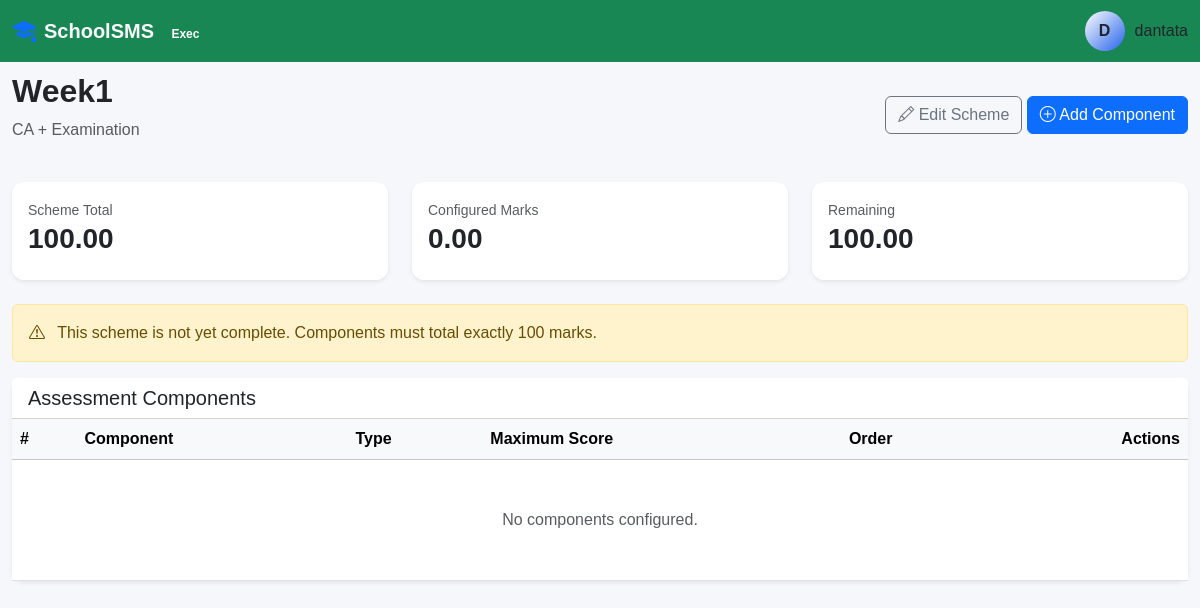
/assessments/schemes/1/ (signed in), run on the app's committed database.
### accounts/models.py (models this page shows, shortened)
class User(AbstractUser):
    class Role(models.TextChoices):
        SUPER_ADMIN = (
            "super_admin",
            "Super Administrator",
        )
        SCHOOL_ADMIN = (
            "school_admin",
            "School Administrator",
        )
        PRINCIPAL = (
            "principal",
            "Principal",
        )
        VICE_PRINCIPAL = (
            "vice_principal",
            "Vice Principal",
        )
        HEAD_TEACHER = (
            "head_teacher",
            "Head Teacher",
        )
        TEACHER = (
            "teacher",
            "Teacher",
        )
        FORM_TEACHER = (
            "form_teacher",
            "Form Teacher",
        )
        BURSAR = (
            "bursar",
            "Bursar",
        )
        ACCOUNTANT = (
            "accountant",
            "Accountant",
        )
        REGISTRAR = (
            "registrar",
            "Registrar",
        )
        STUDENT = (
            "student",
            "Student",
        )
        PARENT = (
            "parent",
            "Parent/Guardian",
        )
    school = models.ForeignKey(
        "schools.School",
        on_delete=models.SET_NULL,
        null=True,
        blank=True,
        related_name="users",
    )
    role = models.CharField(
        max_length=30,
        choices=Role.choices,
        default=Role.TEACHER,
    )
    phone = models.CharField(
        max_length=20,
        blank=True,
    )
    staff_id = models.CharField(
        max_length=50,
        null=True,
        blank=True,
    )
    profile_photo = models.ImageField(
        upload_to="accounts/profiles/",
        blank=True,
        null=True,
    )
    address = models.TextField(
        blank=True,
    )
    date_of_birth = models.DateField(
        blank=True,
        null=True,
    )
    is_verified = models.BooleanField(
        default=False,
    )
    created_at = models.DateTimeField(
        auto_now_add=True,
    )
    updated_at = models.DateTimeField(
        auto_now=True,
    )
    class Meta:
        ordering = [
            "first_name",
            "last_name",
        ]
        constraints = [
            models.UniqueConstraint(
                fields=[
                    "school",
                    "staff_id",
                ],
                condition=Q(
                    staff_id__isnull=False,
                ),
                name="unique_staff_id_per_school",
            ),
        ]

### assessments/models.py (models this page shows, shortened)
class AssessmentScheme(models.Model):
    class SchemeType(models.TextChoices):
        CA_EXAM = "ca_exam", "CA + Examination"
        CA1_CA2_EXAM = (
            "ca1_ca2_exam",
            "CA1 + CA2 + Examination",
        )
        CA_EXAM_PRACTICAL = (
            "ca_exam_practical",
            "CA + Examination + Practical",
        )
    name = models.CharField(
        max_length=100,
    )
    scheme_type = models.CharField(
        max_length=30,
        choices=SchemeType.choices,
    )
    maximum_total = models.DecimalField(
        max_digits=5,
        decimal_places=2,
        default=Decimal("100.00"),
    )
    is_default = models.BooleanField(
        default=False,
    )
    is_active = models.BooleanField(
        default=True,
    )
    created_at = models.DateTimeField(
        auto_now_add=True,
    )
    updated_at = models.DateTimeField(
        auto_now=True,
    )

### assessments/views.py (the view)
@login_required
def scheme_detail(request, scheme_id):
    scheme = get_object_or_404(
        AssessmentScheme.objects.prefetch_related(
            Prefetch(
                "components",
                queryset=(
                    AssessmentSchemeComponent.objects
                    .select_related("component")
                    .order_by("display_order")
                ),
            )
        ),
        pk=scheme_id,
    )
    components = list(scheme.components.all())
    total = sum(
        (
            component.maximum_score
            for component in components
        ),
        Decimal("0.00"),
    )
    remaining = Decimal("100.00") - total
    return render(
        request,
        "assessments/schemes/scheme_detail.html",
        {
            "scheme": scheme,
            "components": components,
            "component_total": total,
            "remaining": remaining,
            "scheme_complete": total == Decimal("100.00"),
        },
    )

### templates/assessments/schemes/scheme_detail.html (shortened to what this page needs)
{% extends "base.html" %}
{% block content %}
<div class="container-fluid py-4">
    <div class="d-flex justify-content-between align-items-center mb-4">
        <div>
            <h2 class="fw-bold">
                {{ scheme.name }}
            </h2>
            <p class="text-muted">
                {{ scheme.get_scheme_type_display }}
            </p>
        </div>
        <div>
            <a
                href="{% url 'assessments:scheme_edit' scheme.id %}"
                class="btn btn-outline-secondary"
            >
                <i class="bi bi-pencil"></i>
                Edit Scheme
            </a>
            <a
                href="{% url 'assessments:scheme_component_add' scheme.id %}"
                class="btn btn-primary"
            >
                <i class="bi bi-plus-circle"></i>
                Add Component
            </a>
        </div>
    </div>
    <div class="row mb-4">
        <div class="col-md-4">
            <div class="card border-0 shadow-sm">
                <div class="card-body">
                    <small class="text-muted">
                        Scheme Total
                    </small>
                    <h3 class="fw-bold">
                        {{ scheme.maximum_total }}
                    </h3>
                </div>
            </div>
        </div>
        <div class="col-md-4">
            <div class="card border-0 shadow-sm">
                <div class="card-body">
                    <small class="text-muted">
                        Configured Marks
                    </small>
                    <h3 class="fw-bold">
                        {{ component_total }}
                    </h3>
                </div>
            </div>
        </div>
        <div class="col-md-4">
            <div class="card border-0 shadow-sm">
                <div class="card-body">
                    <small class="text-muted">
                        Remaining
                    </small>
                    <h3 class="fw-bold">
                        {{ remaining }}
                    </h3>
                </div>
            </div>
        </div>
    </div>
    {% if scheme_complete %}
        <div class="alert alert-success">
            <i class="bi bi-check-circle me-2"></i>
            This assessment scheme is correctly configured
            to 100 marks.
        </div>
    {% else %}
        <div class="alert alert-warning">
            <i class="bi bi-exclamation-triangle me-2"></i>
            This scheme is not yet complete.
            Components must total exactly 100 marks.
        </div>
    {% endif %}
    <div class="card border-0 shadow-sm">
        <div class="card-header bg-white">
            <h5 class="mb-0">
                Assessment Components
            </h5>
        </div>
        <div class="card-body p-0">
            <div class="table-responsive">
                <table class="table table-hover mb-0">
                    <thead class="table-light">
                        <tr>
                            <th>
                                #
                            </th>
                            <th>
                                Component
                            </th>
                            <th>
                                Type
                            </th>
                            <th>
                                Maximum Score
                            </th>
                            <th>
                                Order
                            </th>
                            <th class="text-end">
                                Actions
                            </th>
                        </tr>
                    </thead>
                    <tbody>
                        {% for item in components %}
                            <tr>
                                <td>
                                    {{ forloop.counter }}
                                </td>
                                <td>
                                    <strong>
                                        {{ item.component.name }}
                                    </strong>
                                </td>
                                <td>
                                    {{ item.component.get_component_type_display }}
                                </td>
                                <td>
                                    <span class="badge bg-primary">
                                        {{ item.maximum_score }}
                                    </span>
                                </td>
                                <td>
                                    {{ item.display_order }}
                                </td>
                                <td class="text-end">
                                    <a
                                        href="{% url 'assessments:scheme_component_edit' item.id %}"
                                        class="btn btn-sm btn-outline-primary"
                                    >
                                        <i class="bi bi-pencil"></i>
                                    </a>
                                    <a
                                        href="{% url 'assessments:scheme_component_delete' item.id %}"
                                        class="btn btn-sm btn-outline-danger"
                                    >
                                        <i class="bi bi-trash"></i>
                                    </a>
                                </td>
                            </tr>
                        {% empty %}
                            <tr>
                                <td
                                    colspan="6"
                                    class="text-center py-5 text-muted"
                                >
                                    No components configured.
                                </td>
                            </tr>
                        {% endfor %}
                    </tbody>
                </table>
            </div>
        </div>
    </div>
</div>
{% endblock %}

### templates/base.html (shortened to what this page needs)
{% load static %}
<!DOCTYPE html>
<html lang="en">
<head>
    <link
        href="https://cdn.jsdelivr.net/npm/bootstrap@5.3.3/dist/css/bootstrap.min.css"
        rel="stylesheet"
    >
    <link
        href="https://cdn.jsdelivr.net/npm/bootstrap-icons@1.11.3/font/bootstrap-icons.css"
        rel="stylesheet"
    >
     <link
     rel="stylesheet"
     href="{% static 'css/sms.css' %}"
    >
</head>
<body>
    <nav class="navbar fixed-top bg-success" data-bs-theme="dark">
    <div class="container-fluid d-flex justify-content-between align-items-center">
        {% if request.user.role == 'super_admin' %}
            <a class="navbar-brand d-flex align-items-center gap-2 fw-bold text-light text-decoration-none" href="/admin/">
                <i class="bi bi-shield-lock-fill text-danger fs-4"></i>
                <span>SchoolSMS <span class="badge bg-danger-subtle text-danger rounded-pill fs-8 ms-1">Root</span></span>
            </a>
        {% elif request.user.role == 'principal' or request.user.role == 'vice_principal' %}
            <a class="navbar-brand d-flex align-items-center gap-2 fw-bold text-light text-decoration-none" href="{% url 'dashboard:dashboard' %}">
                <i class="bi bi-mortarboard-fill text-primary fs-4"></i>
                <span>SchoolSMS <span class="badge bg-purple-subtle text-purple rounded-pill fs-8 ms-1">Exec</span></span>
            </a>
        {% elif request.user.role == 'bursar' or request.user.role == 'accountant' %}
            <a class="navbar-brand d-flex align-items-center gap-2 fw-bold text-light text-decoration-none" href="{% url 'dashboard:dashboard' %}">
                <i class="bi bi-wallet2 text-warning fs-4"></i>
                <span>SchoolSMS <span class="badge bg-warning-subtle text-warning rounded-pill fs-8 ms-1">Finance</span></span>
            </a>
        {% elif request.user.role == 'parent' %}
            <a class="navbar-brand d-flex align-items-center gap-2 fw-bold text-light text-decoration-none" href="{% url 'dashboard:dashboard' %}">
                <i class="bi bi-people-fill text-light fs-4"></i>
                <span>SchoolSMS <span class="badge bg-light text-light rounded-pill fs-8 ms-1">Parent Portal</span></span>
            </a>
        {% else %}
            <a class="navbar-brand d-flex align-items-center gap-2 fw-bold text-light text-decoration-none" href="{% url 'dashboard:dashboard' %}">
                <i class="bi bi-mortarboard-fill text-primary fs-4"></i>
                <span>SchoolSMS</span>
            </a>
        {% endif %}
        <div class="d-flex gap-2">
            <div class="user-profile">
                <div class="avatar">
                    {{ user.username|first|upper }}
                </div>
                <span>
                    {{ user.username }}
                </span>
            </div>
        </div>
    </div>
</nav>
<div class="container-fluid pt-4 mt-4">
</div>
{% block content %}
{% endblock %}
</body>
</html>

### templates/base.html (style rules this page uses)
:root { --bg: #0b0b12; --sidebar: #11111a; --card: #151520; --border: #262638; --text: #ffffff; --muted: #fff; --primary: #ffffff; --secondary: #2563eb; }
body { background: #f5f7fb; font-family: Arial, sans-serif; }
.card { border: 0; border-radius: 12px; box-shadow: 0 2px 10px rgba(0, 0, 0, 0.05); }
.table th { white-space: nowrap; }
.fs-8 { font-size: 0.75rem; }
.user-profile { display: flex; align-items: center; gap: 10px; }
.avatar { width: 40px; height: 40px; display: flex; justify-content: center; align-items: center; border-radius: 50%; background: linear-gradient( 135deg, var(--primary), var(--secondary) ); font-weight: bold; }

### data on the page
User: username|first "D", username "dantata"
AssessmentScheme: name "Week1", scheme_type "CA + Examination", maximum_total "100.00"

### other printed values
{{ component_total }} "0.00"
{{ remaining }} "100.00"
